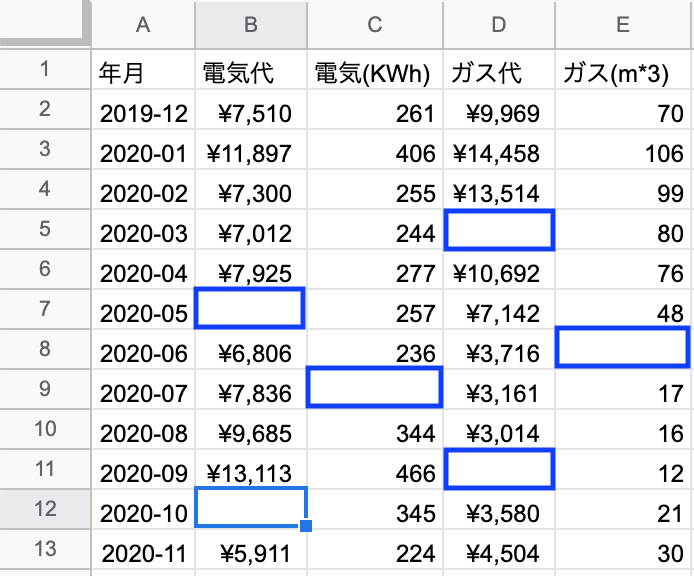
#> input picture googlespreadsheet_sample.png, 694 x 576 px
$ jupyter execute --allow-errors gspread_denki_gas_snippet.ipynb
#> lines starting #> are read from the running program, lines starting #| are printed output that depends on the picture
# 電気料金とガス料金をgoogle spreadsheetに入力する

各種公共料金をGoogle Spreadsheetに入力しているのだが、どうもズボラなため数カ月分に渡って入力を忘れてしまう事がある。そのたびに明細を見て手入力していたのだがどうもそれが面倒なのでcsvデータをダウンロードして勝手に入力してしまえと思いついてそうしてみた。

## 1. 電気のデータを読み込む

まずは電気料金のcsvを読み込んで年月毎のdictに保持する。

電気料金のcsvはでんき家計簿に登録するとダウンロードが出来るのでそれを用いる。

電気料金のcsvファイルの例(一部)

<pre>
['契約種別', '事業所コード', 'お客さま番号', '年月', '使用日数(日間)', '請求金額(円)', '使用量総計', '使用量内訳(昼間/平日)', '使用量内訳(朝晩/ピーク)', '使用量内訳(夜間/土日)']
['従量電灯B', '123', '12345-67890-1-00', '2018/12', '30', '8918', '306', '', '', '']
['従量電灯B', '123', '12345-67890-1-00', '2019/01', '33', '12881', '426', '', '', '']
['従量電灯B', '123', '12345-67890-1-00', '2019/02', '29', '12553', '412', '', '', '']
['従量電灯B', '123', '12345-67890-1-00', '2019/03', '28', '9064', '304', '', '', '']
['従量電灯B', '123', '12345-67890-1-00', '2019/04', '30', '7592', '255', '', '', '']
<pre>

[cell 1]
import csv

def electlicity():
    """
    電気のデータを辞書で返却
    """

    FILEDIR="/path/to/target/"
    file='ELECT_USAGE_20201109223152.csv'

    year_month_dict = {}

    with open(FILEDIR+file, encoding="shift_jis") as f:
        reader = csv.reader(f)
        for row in reader:
            if row[0] != "従量電灯B":
                continue
            year_month_dict[row[3]] = {'電気代':row[5], '電気(KWh)':row[6]}
    return year_month_dict

#> (the rest of this cell did not finish here and is left out)

## 2. ガスのデータを読み込む

同じくガス料金のcsvデータを年月毎にdictに保持する

ガス料金のcsvの例(一部)

<pre>
['# ガス月別料金・使用量']
['お客さま番号', '契約種別', '請求年月日', '使用期間開始日', '使用期間終了日', '料金', '使用量']
['1234-567-8901', '一般契約', '2018/12/13', '2018/11/13', '2018/12/13', '9876', '68']
['1234-567-8901', '一般契約', '2019/1/16', '2018/12/14', '2019/1/16', '16932', '121']
['1234-567-8901', '一般契約', '2019/2/12', '2019/1/17', '2019/2/12', '15168', '106']
['1234-567-8901', '一般契約', '2019/3/12', '2019/2/13', '2019/3/12', '15668', '109']
</pre>

[cell 2]
def gas():
    """
    ガスのデータを辞書で返却
    """

    FILEDIR="/path/to/target/"
    file='ChargeAmount_20201115093719.csv'  # ガス代

    year_month_dict = {}
    with open(FILEDIR+file, encoding="shift_jis") as f:
        reader = csv.reader(f)
        for row in reader:
            if row[0] != "1234-567-8901":
                continue
            tmp = row[2].split('/')
            year_month = f'{tmp[0]}/{tmp[1].zfill(2)}'
            year_month_dict[year_month] = {'ガス代':row[5], 'ガス(m*3)':row[6]}

    return year_month_dict

#> (the rest of this cell did not finish here and is left out)

## 3. 電気とガスのデータをマージする

次に電気料金とガス料金のdict型のデータを年月でマージしたdictを生成する

[cell 3]
def get_data_dict():
    """
    CSVから作成したデータをそれぞれ取得してマージする
    """

    data_dict = {}

    elec_dict = electlicity()
    gas_dict = gas()

    data_dict = elec_dict
    for key, value in elec_dict.items():
        data_dict[key].update(gas_dict[key])

    return data_dict

#> (the rest of this cell did not finish here and is left out)

## 4. Google Spreadsheetにアクセスする

Google Spreadsheetへアクセスするためにはアクセス権の設定等をいろいろと
やる必要がある。

やり方はいろんなところにあるので今回は
https://tanuhack.com/operate-spreadsheet/
を参考にさせて貰った。

[cell 4]
import gspread
from oauth2client.service_account import ServiceAccountCredentials

TARGET_WORKSHEET='python_test'
CREDENTIAL_JSON='/path/to/target/python-spreadsheet-xxxx-xxxx.json'

#共有設定したスプレッドシートキーを変数[SPREADSHEET_KEY]に格納する。
# （例：https://docs.google.com/spreadsheets/d/××××/edit#gid=0） のxxxx
SPREADSHEET_KEY = 'xxxxxx_xxx-xxxxxxxxxxxxxxxxxxxxxxxxxxxxxxxxx'

def koukyo97():

    #2つのAPIを記述しないとリフレッシュトークンを3600秒毎に発行し続けなければならない
    scope = ['https://spreadsheets.google.com/feeds','https://www.googleapis.com/auth/drive']

    #認証情報設定
    #ダウンロードしたjsonファイル名をクレデンシャル変数に設定（秘密鍵、Pythonファイルから読み込みしやすい位置に置く）
    credentials = ServiceAccountCredentials.from_json_keyfile_name(CREDENTIAL_JSON, scope)

    #OAuth2の資格情報を使用してGoogle APIにログインします。
    gc = gspread.authorize(credentials)

    #共有設定したスプレッドシートを開く
    ws = gc.open_by_key(SPREADSHEET_KEY).worksheet(TARGET_WORKSHEET)

    # https://tanuhack.com/library-gspread/#i-8
    # APIの使い方

    return ws

## 5. スプレッドシートの列のアルファベットと数字を相互に変換する関数を用意する

このぐらいはGoogle Spreadsheetの標準のAPIで用意してくれていて良いと思うが
残念ながらなかったのでググって探して見つけたものを使った。

[cell 5]
def toNum(alphabet):
    """
    アルファベットから数字を
    https://keimina.hatenablog.jp/entry/2018/01/31/213131 から
    """
    total = 0
    for n, i in enumerate(alphabet[::-1]):
        chr_num = ord(i.lower())
        chr_A_num = ord('a')
        total +=  (1 + chr_num - chr_A_num)* (26**n)
    return total

def toAlpha(num):
    """
    数字からアルファベットを返す関数
    https://tanuhack.com/gspread-dataframe/　から
    """
    if num<=26:
        return chr(64+num)
    elif num%26==0:
        return toAlpha(num//26-1)+chr(90)
    else:
        return toAlpha(num//26)+chr(64+num%26)

## 6. いよいよGoogle Spreadsheetにデータを書き込む

方法は以下の通り。

1. Google Spreadsheetの当該ワークシートを一旦二次元配列に読み込んでからTARGET_LISTに該当する列のデータで抜けているところを探し出す。
2. 抜けているデータに該当するデータがdict型のデータにあった場合にその入力する位置の行番号と列番号と入力データの配列を配列データにどんどんストックする。
3. 最後まで終わったら配列にストックしたデータをGoogle Spreadsheetに入力する。

ちなみに自分の場合は数十年分のデータが既にスプレッドシートに入力済みであるため直近の12ヶ月分の範囲だけを対象としてデータを入力するようにしている。

[cell 6]
TARGET_LIST = ['電気代' ,'電気(KWh)' ,'ガス代' ,'ガス(m*3)', 'IIJ-mio' ,'WOWOW' ,'楽天でんわ']

def update_each():
    """
    セル1つずつに対してAPIを呼び出して入力する。
    人が手作業で入力しているのと同じ状態に近い。
    空白セルにしか操作しないので元の数式やデータが壊れることがない。
    """

    worksheet = koukyo97()

    # 日付の入っている行数を求める
    col_list = worksheet.col_values(1)  # 1列目(日付)のリスト
    for row_count, s in enumerate(col_list):
        if s == "":
            break

    # 二次元配列にワークシートの値を全て格納
    cell_list = worksheet.get_all_values()

    # 元になるデータを辞書形式に読み込む
    data_dict = get_data_dict()

    for i, row_list in enumerate(cell_list, 1):  # 1から始める
        if i == 1:  # 見出し
            my_date_index = row_list.index('年月')
            header_list = row_list
            continue

        if i > row_count-12: # 過去1年分のデータ
            update_datam = []

            year_month = row_list[my_date_index].replace('-','/')

            for tgt in TARGET_LIST:
                if row_list[header_list.index(tgt)] == "":
                    if year_month in data_dict.keys():
                        if tgt in data_dict[year_month]:
                            update_datam.append([i, header_list.index(tgt)+1, data_dict[year_month][tgt]])

            for data in update_datam:
                print(f'({data[0]}, {toAlpha(data[1])}) = {data[2]}')
                #worksheet.update_cell(data[0], data[1], data[2])

update_each()
#> (the call stopped at in koukyo97, `credentials = ServiceAccountCredentials.from_json_keyfile_name(CREDENT..`: oauth2client is not available in this run)

これでちまちまと電気料金の明細やガス料金の明細を見ながらGoogle Spreadsheetにデータを入力する必要がなくなって数カ月分入力をサボってもサクッとデータ入力できるようになった。

ちなみにここでは電気とガスだけ紹介したが、水道や携帯電話等もろもろのデータも入手して入力できるようにしているので随分と楽になった。

まあ正直なところ家計を振り返るために毎月料金を確認しつつ家計簿をつけるという行為を行うのが良いのだと思うのだが・・・。

[cell 7]
from PIL import Image

filename = "googlespreadsheet_sample.png"

im = Image.open(filename)
#> im is the input picture: PIL image 694x576 RGBA; mean R, G, B, A 230.3, 231.7, 236, 255
im = im.resize((int(im.width / 2), int(im.height / 2)))
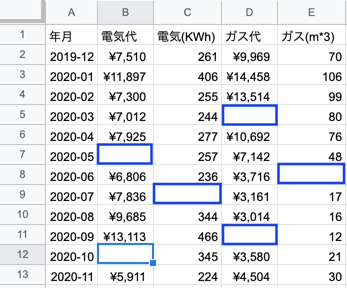
#> im: PIL image 347x288 RGBA; mean R, G, B, A 229.9, 231.3, 235.5, 255
im
